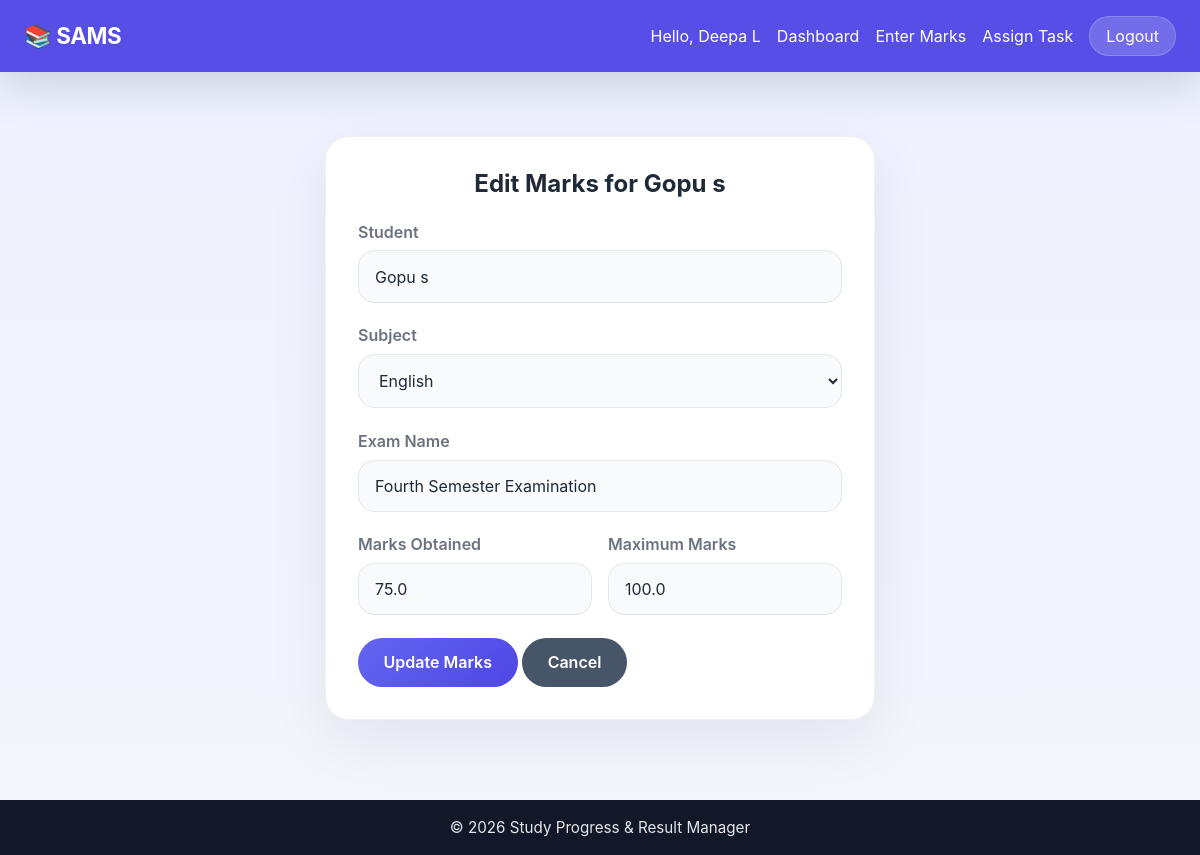
The page /teacher/edit-mark/1 (signed in) on the database as committed earlier.
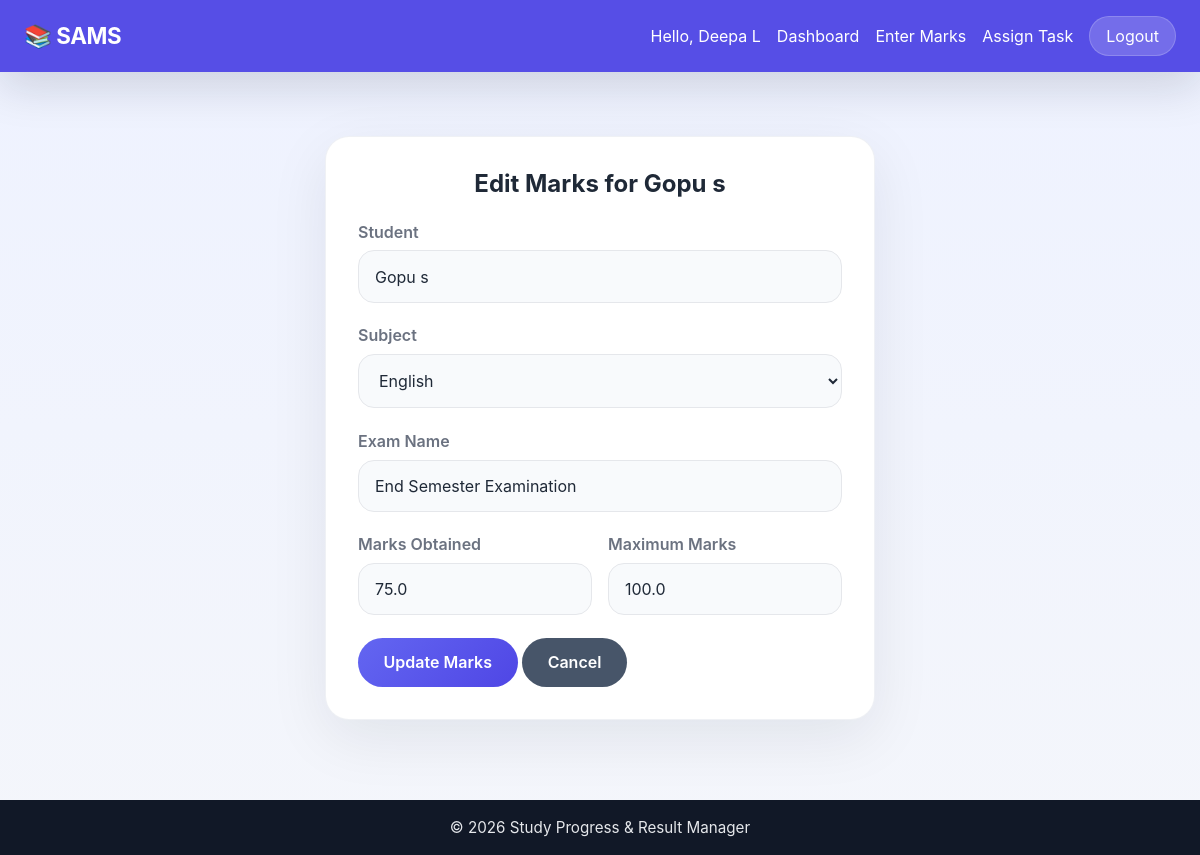
The same page on the database as committed later.
### tables this page shows
CREATE TABLE marks (
            id INTEGER PRIMARY KEY AUTOINCREMENT,
            student_id INTEGER NOT NULL,
            subject_id INTEGER NOT NULL,
            marks_obtained REAL NOT NULL,
            max_marks REAL NOT NULL DEFAULT 100,
            exam_name TEXT NOT NULL,
            entered_by INTEGER NOT NULL,
            created_at TIMESTAMP DEFAULT CURRENT_TIMESTAMP,
            FOREIGN KEY (student_id) REFERENCES users(id),
            FOREIGN KEY (subject_id) REFERENCES subjects(id),
            FOREIGN KEY (entered_by) REFERENCES users(id)
        );

CREATE TABLE subjects (
            id INTEGER PRIMARY KEY AUTOINCREMENT,
            name TEXT UNIQUE NOT NULL
        );

### app.py (the view, shortened to what this page needs)
@app.route('/teacher/edit-mark/<int:mark_id>', methods=['GET', 'POST'])
@login_required
@teacher_required
def edit_mark(mark_id):
    conn = get_db_connection()
    mark = conn.execute('''
        SELECT m.*, u.full_name as student_name
        FROM marks m
        JOIN users u ON m.student_id = u.id
        WHERE m.id = ? AND m.entered_by = ?
    ''', (mark_id, session['user_id'])).fetchone()
    if not mark:
        flash('Mark not found or you do not have permission to edit it.', 'error')
        conn.close()
        return redirect(url_for('teacher_dashboard'))
    subjects = conn.execute('SELECT * FROM subjects ORDER BY name').fetchall()
    conn.close()
    return render_template('edit_mark.html', mark=mark, subjects=subjects)

### app.py (called while the page is built)
def login_required(f):
    @wraps(f)
    def decorated_function(*args, **kwargs):
        if 'user_id' not in session:
            flash('Please log in to access this page.', 'error')
            return redirect(url_for('login'))
        return f(*args, **kwargs)
    return decorated_function

def teacher_required(f):
    @wraps(f)
    def decorated_function(*args, **kwargs):
        if session.get('role') != 'teacher':
            flash('This page is for teachers only.', 'error')
            return redirect(url_for('home'))
        return f(*args, **kwargs)
    return decorated_function

### database.py (called while the page is built)
def get_db_connection():
    conn = sqlite3.connect(DATABASE)
    conn.row_factory = sqlite3.Row  # This lets us access columns by name
    return conn

### templates/edit_mark.html (shortened to what this page needs)
{% extends 'base.html' %}
{% block content %}
<div class="form-container">
    <h2>Edit Marks for {{ mark.student_name }}</h2>
    <form method="POST" action="{{ url_for('edit_mark', mark_id=mark.id) }}">
        <div class="form-group">
            <label>Student</label>
            <input type="text" value="{{ mark.student_name }}" disabled>
        </div>
        <div class="form-group">
            <label for="subject_id">Subject</label>
            <select id="subject_id" name="subject_id" required>
                {% for subject in subjects %}
                    <option value="{{ subject.id }}"
                        {% if subject.id == mark.subject_id %}selected{% endif %}>
                        {{ subject.name }}
                    </option>
                {% endfor %}
            </select>
        </div>
        <div class="form-group">
            <label for="exam_name">Exam Name</label>
            <input type="text" id="exam_name" name="exam_name" value="{{ mark.exam_name }}" required>
        </div>
        <div class="form-row">
            <div class="form-group">
                <label for="marks_obtained">Marks Obtained</label>
                <input type="number" id="marks_obtained" name="marks_obtained"
                       step="0.5" min="0" value="{{ mark.marks_obtained }}" required>
            </div>
            <div class="form-group">
                <label for="max_marks">Maximum Marks</label>
                <input type="number" id="max_marks" name="max_marks"
                       min="1" value="{{ mark.max_marks }}" required>
            </div>
        </div>
        <button type="submit" class="btn btn-primary">Update Marks</button>
        <a href="{{ url_for('student_progress', student_id=mark.student_id) }}" class="btn btn-secondary">Cancel</a>
    </form>
</div>
{% endblock %}

Rows that differ between the two databases and show on the page:
changed marks "English": exam_name "Fourth Semester Examination" → "End Semester Examination"
